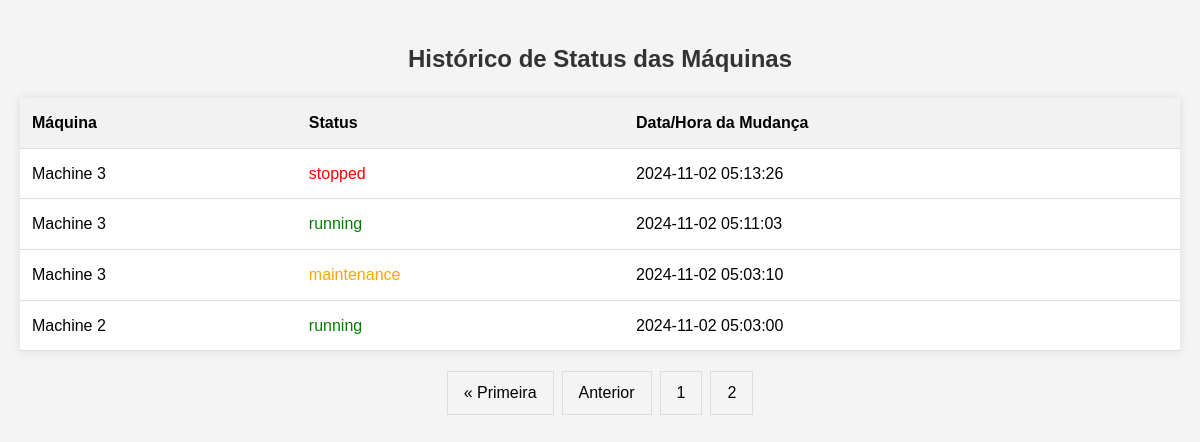
Page /backend/status_history.php?pagina=2 on the committed database.
### tables this page shows
CREATE TABLE IF NOT EXISTS `status_history` (
  `id` int NOT NULL AUTO_INCREMENT,
  `machine_id` int NOT NULL,
  `status` enum('running','stopped','maintenance','inactive','overload','morra') NOT NULL,
  `changed_at` timestamp NULL DEFAULT CURRENT_TIMESTAMP,
  PRIMARY KEY (`id`),
  KEY `machine_id` (`machine_id`),
  CONSTRAINT `status_history_ibfk_1` FOREIGN KEY (`machine_id`) REFERENCES `machines` (`id`)
);

CREATE TABLE IF NOT EXISTS `machines` (
  `id` int NOT NULL AUTO_INCREMENT,
  `name` varchar(100) NOT NULL,
  `status` enum('running','stopped','maintenance','inactive','overload','morra') NOT NULL,
  `last_updated` timestamp NULL DEFAULT CURRENT_TIMESTAMP ON UPDATE CURRENT_TIMESTAMP,
  PRIMARY KEY (`id`)
);

### backend/status_history.php (the view, shortened to what this page needs)
<?php
include_once('conexao.php');
$registros_por_pagina = 20;
$pagina_atual = isset($_GET['pagina']) ? (int)$_GET['pagina'] : 1;
$offset = ($pagina_atual - 1) * $registros_por_pagina;
$sql_count = "SELECT COUNT(*) as total FROM status_history";
$result_count = $conn->query($sql_count);
$row_count = $result_count->fetch_assoc();
$total_registros = $row_count['total'];
$total_paginas = ceil($total_registros / $registros_por_pagina);
$sql = "SELECT sh.*, m.name as machine_name
        FROM status_history sh
        JOIN machines m ON sh.machine_id = m.id
        ORDER BY sh.changed_at DESC
        LIMIT $offset, $registros_por_pagina";
$result = $conn->query($sql);
?>
<!DOCTYPE html>
<html lang="pt-br">
<head>
</head>
<body>
    <h2>Histórico de Status das Máquinas</h2>
    <table>
        <tr>
            <th>Máquina</th>
            <th>Status</th>
            <th>Data/Hora da Mudança</th>
        </tr>
        <?php
        if ($result->num_rows > 0) {
            while($row = $result->fetch_assoc()) {
                echo "<tr>";
                echo "<td>" . htmlspecialchars($row["machine_name"]) . "</td>";
                echo "<td class='status-" . $row["status"] . "'>" . htmlspecialchars($row["status"]) . "</td>";
                echo "<td>" . htmlspecialchars($row["changed_at"]) . "</td>";
                echo "</tr>";
            }
        } else {
            echo "<tr><td colspan='3'>Nenhum registro encontrado</td></tr>";
        }
        ?>
    </table>
    <div class="pagination">
        <?php
        $range = 2;
        if ($pagina_atual > 1) {
            echo "<a href='?pagina=1'>&laquo; Primeira</a>";
            echo "<a href='?pagina=" . ($pagina_atual - 1) . "'>Anterior</a>";
        }
        for ($i = max(1, $pagina_atual - $range); $i <= min($total_paginas, $pagina_atual + $range); $i++) {
            if ($i == $pagina_atual) {
                echo "<span class='active'>$i</span>";
            } else {
                echo "<a href='?pagina=$i'>$i</a>";
            }
        }
        ?>
    </div>
</body>
</html>

### backend/status_history.php (style rules this page uses)
body { font-family: Arial, sans-serif; line-height: 1.6; margin: 0; padding: 20px; background-color: #f4f4f4; }
h2 { color: #333; text-align: center; }
table { width: 100%; border-collapse: collapse; margin-top: 20px; background-color: #fff; box-shadow: 0 0 10px rgba(0, 0, 0, 0.1); }
th, td { padding: 12px; text-align: left; border-bottom: 1px solid #ddd; }
th { background-color: #f2f2f2; font-weight: bold; }
.status-running { color: green; }
.status-stopped { color: red; }
.status-maintenance { color: orange; }
.pagination { display: flex; justify-content: center; margin-top: 20px; }
.pagination a, .pagination span { color: black; float: left; padding: 8px 16px; text-decoration: none; transition: background-color .3s; border: 1px solid #ddd; margin: 0 4px; }

### rows in the picture
status_history: machine.name "Machine 3", status "stopped", changed_at "2024-11-02 05:13:26"
status_history: machine.name "Machine 3", status "running", changed_at "2024-11-02 05:11:03"
status_history: machine.name "Machine 3", status "maintenance", changed_at "2024-11-02 05:03:10"
status_history: machine.name "Machine 2", status "running", changed_at "2024-11-02 05:03:00"
